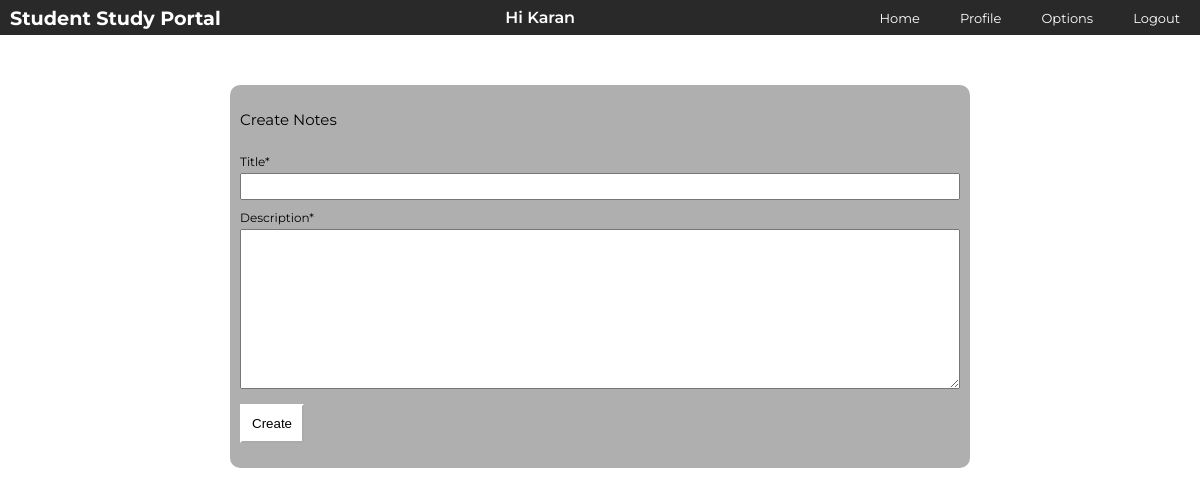
/dashboard/notes (signed in), run on an earlier commit of the app's database.
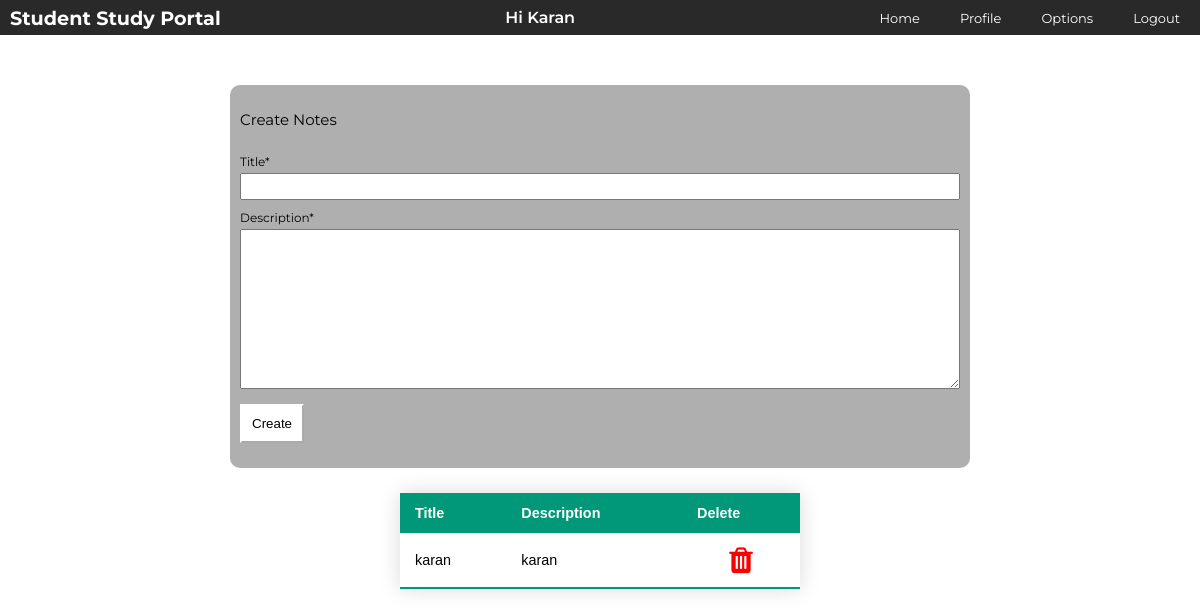
And on a later commit of the database.
### dashboard/models.py (models this page shows, shortened)
class Notes(models.Model):
    user = models.ForeignKey(User,default=None,on_delete=models.CASCADE,null=True, blank=True)
    title = models.CharField(max_length=50)
    description = models.CharField(max_length=600)
    class Meta:
        verbose_name_plural = 'Notes'

### dashboard/views.py (the view)
# urls.py: path('/notes',views.notes,name='notes_page'),
def notes(request):
    current_user = request.user
    print(current_user)
    notes = []
    if request.method == 'POST':
        title = request.POST['title']
        desc = request.POST['description']
        new_note = Notes(user=current_user,title=title,description=desc)
        new_note.save()
    notes = Notes.objects.filter(user=current_user)
    return render(request,'dashboard/notes.html',{'notes': notes})

### dashboard/templates/dashboard/notes.html
{% extends 'dashboard/base.html' %}
{% load static %}
{% block content %}
<section class="notes-section">
    <div class="notes-main">
        <form action="" method="post">{% csrf_token %}
            <div class="form-control">
                <p style="font-size: 15px;">Create Notes</p>
                <label for="title-note">Title*</label>
                <input type="text" name="title" id="title-note" required>
                <label for="description-note">Description*</label>
                <textarea class="text-area-notes" name="description" id="description-note" cols="30" rows="10" required></textarea>
                <button type="submit">Create</button>
            </div>
        </form>
    </div>
    <div>
        <table class="styled-table">
            {% if notes|length  > 0%}
            <thead>
                <th>Title</th>
                <th>Description</th>
                <th>Delete</th>
            </thead>
            {% else %}
            <thead></thead>
            {% endif %}
            <tbody>
                {% for note in notes %}
                {% if forloop.counter|divisibleby:2 %}
                <tr class="active-row">
                    <td>{{note.title}}</td>
                    <td>
                        {{note.description}}
                    </td>
                    <td><a href="{% url 'notes_delete' note.id %}">
                        <i style="font-size: 30px;
                        color: red; cursor: pointer;" class="fa fa-trash" aria-hidden="true"></i>
                    </a></td>
                </tr>
                {% else %}
                <tr>
                    <td>{{note.title}}</td>
                    <td>
                        {{note.description}}
                    </td>
                    <td><a href="{% url 'notes_delete' note.id %}">
                        <i style="font-size: 30px;
                        color: red; cursor: pointer;" class="fa fa-trash" aria-hidden="true"></i>
                    </a></td>
                </tr>
                {% endif %}
                {% endfor %}
            </tbody>
        </table>
    </div>
</section>
{% endblock content %}

What changed in the data, as far as the page shows it:
added Notes: title "karan", description "karan"
Also different on the page:
text now shown: "Title Description Delete"
